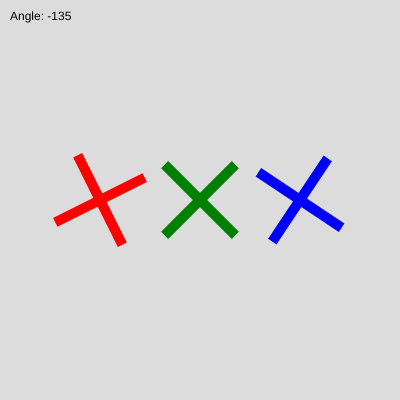
Frame 1 (no input)
Frame 60 (no input): identical to frame 1, image omitted
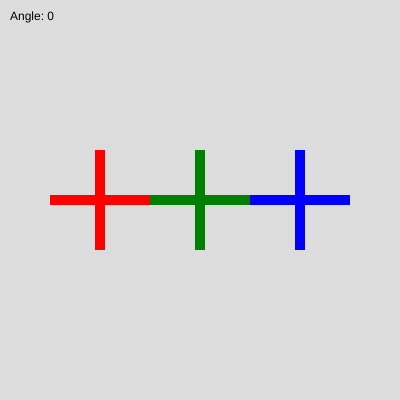
Frame 120 (the mouse pressed at the canvas centre since frame 60)

The p5.js sketch that drew these frames (run headless with seeded random() and noise() and a simulated clock; from frame 60 on, the mouse is pressed at the canvas centre):

// p5.js sketch
// ── sketch.js
const boxWidth = 100
const boxHeight = 10

function setup() {
  createCanvas(400, 400);
  angleMode(DEGREES); // makes it easier to read
}

function draw() {
  background(220);
  noStroke();
  const center = createVector(width / 2 , height / 2)
  const angle = atan2(mouseY - center.y, mouseX - center.x);

  // Center point
  push()
    translate(center.x, center.y);  
    rotate(angle);
    fill('green');
    rect(- (boxWidth / 2), - (boxHeight / 2), boxWidth, boxHeight);
    rect(- (boxHeight / 2), - (boxWidth / 2), boxHeight, boxWidth);
  pop()

  // Same but on the left side
  // Each cross needs its own angle, computed from its own position
  const left = createVector(center.x / 2, center.y)
  const angleLeft = atan2(mouseY - left.y, mouseX - left.x);
  push()
    translate(left.x, left.y);  
    rotate(angleLeft);
    fill('red');
    rect(- (boxWidth / 2), - (boxHeight / 2), boxWidth, boxHeight);
    rect(- (boxHeight / 2), - (boxWidth / 2), boxHeight, boxWidth);
  pop()

  // Same but on the right side
  const right = createVector(center.x * 1.5, center.y)
  const angleRight = atan2(mouseY - right.y, mouseX - right.x);
  push()
    translate(right.x, right.y);  
    rotate(angleRight);
    fill('blue');
    rect(- (boxWidth / 2), - (boxHeight / 2), boxWidth, boxHeight);
    rect(- (boxHeight / 2), - (boxWidth / 2), boxHeight, boxWidth);
  pop()

  text(`Angle: ${round(angle)}`, 10, 20)
}
